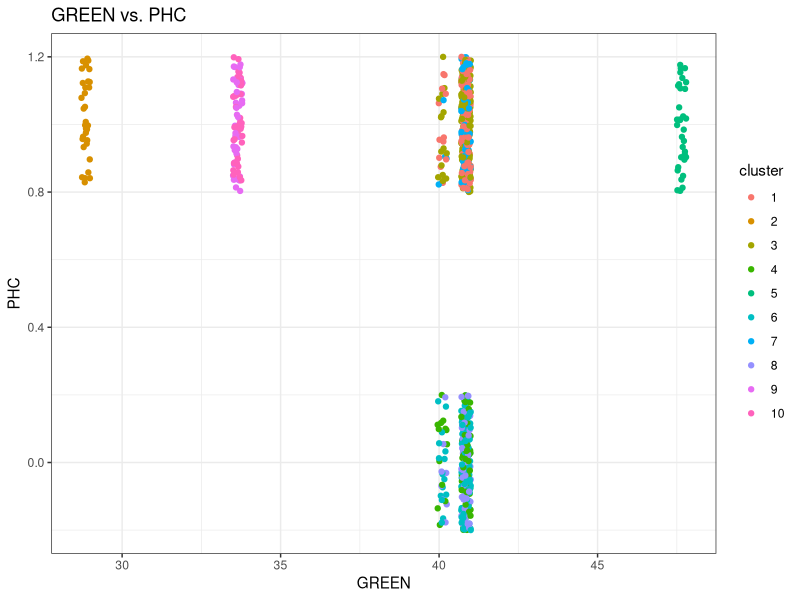
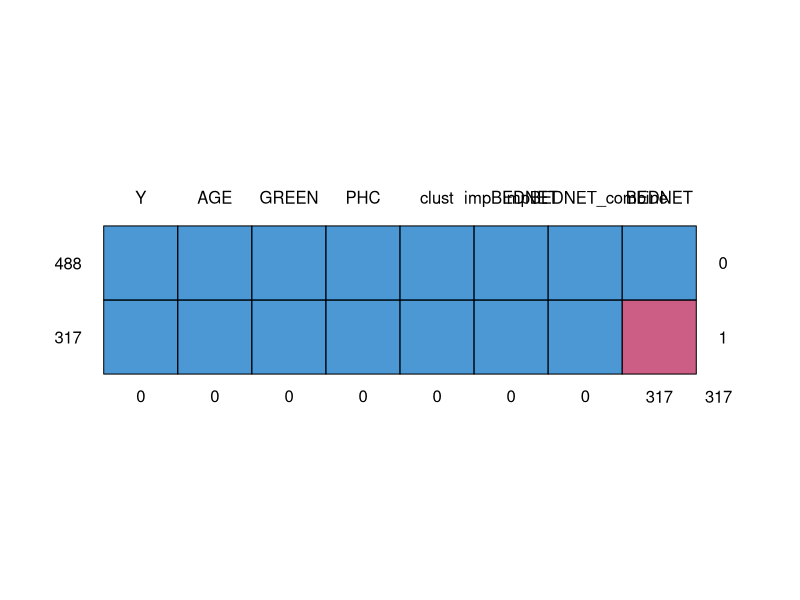

Write the R code that produced these figures, in order.
## ---- chunk 1
knitr::opts_chunk$set(fig.width=5, fig.height=3) 
library(mice)
library(dplyr)
library(knitr)
library(ggplot2)
library(cluster)
#read in the data set
gambia <-read.csv("gambiaMissing.csv")
## ---- chunk 2
code4kids <- NULL
for( i in 1:100) {
  gambia <-read.csv("gambiaMissing.csv")
  g_cluster <- kmeans(gambia[,-c(1,3)], 10, nstart = 20)
  gambia$clust <- g_cluster$cluster #add a column with clusters
  gambia <- gambia %>% group_by(clust) %>% mutate(impBEDNET = as.numeric((mean(BEDNET, na.rm = T) >= 0.5))) %>% group_by(clust) %>% mutate(impBEDNET_combine = ifelse(is.na(BEDNET), as.numeric((mean(BEDNET, na.rm = T) >= 0.5)), BEDNET))
  ind = which(!is.na(gambia$BEDNET))
  
    #Split into training and test
    training = sample_frac(gambia, .7) #Split into a training
    training_samp = as.numeric(row.names(training))
    test = gambia[-training_samp, ] #Get the test set
  
  TrMC = glm(data = training, Y ~ AGE + GREEN + PHC + impBEDNET_combine, family = "binomial")
  pred.val.c = round(predict(TrMC, test, type = "response"))
  code4kids <- rbind(code4kids, mean(test$Y == pred.val.c))
}

## ---- chunk 3
#clustering graph
ggplot(gambia, aes(jitter(GREEN), jitter(PHC), color = as.factor(g_cluster$cluster))) + xlab("GREEN") + ylab("PHC") + geom_point() + ggtitle("GREEN vs. PHC") + labs(color='cluster') + theme_bw()

## ---- chunk 4
sum(is.na(gambia$BEDNET))/nrow(gambia) #More diagnostics; just checking missing
#data 
for (col in 1:ncol(gambia)){
  print(sum(is.na(gambia[, col]))/nrow(gambia))
}
md.pattern(gambia)
FirstRun = mice(data = gambia, m = 5, meth = "pmm", maxit = 5, printFlag = F) #First imputation
Bednet_Imputations = FirstRun$imp$BEDNET #Get the imputed columns


## ---- chunk 5
#Impute data, fit model, generate parameter estimates 
TEST_ACCURACY <- NULL
for(i in 1:100) {
  FirstRun = mice(data = gambia, m = 5, meth = "pmm", maxit = 5, printFlag = F) #First imputation
  Bednet_Imputations = FirstRun$imp$BEDNET
  #Append imputed columns to the gambia data set
  gambia$Imp1 = gambia$BEDNET
  gambia$Imp1[-ind] = Bednet_Imputations[,1]
  
  gambia$Imp2 = gambia$BEDNET
  gambia$Imp2[-ind] = Bednet_Imputations[,2]
  
  gambia$Imp3 = gambia$BEDNET
  gambia$Imp3[-ind] = Bednet_Imputations[,3]
  
  gambia$Imp4 = gambia$BEDNET
  gambia$Imp4[-ind] = Bednet_Imputations[,4]
  
  gambia$Imp5 = gambia$BEDNET
  gambia$Imp5[-ind] = Bednet_Imputations[,5]
  
  
  #Split into training and test
  training = sample_frac(gambia, .7) #Split into a training
  training_samp = as.numeric(row.names(training))
  test = gambia[-training_samp, ] #Get the test set
  #Construct 5 models on the training data
  TrM1 = glm(data = training, Y ~ AGE + GREEN + PHC + Imp1, family = "binomial")
  TrM2 = glm(data = training, Y ~ AGE + GREEN + PHC + Imp2, family = "binomial")
  TrM3 = glm(data = training, Y ~ AGE + GREEN + PHC + Imp3, family = "binomial")
  TrM4 = glm(data = training, Y ~ AGE + GREEN + PHC + Imp4, family = "binomial")
  TrM5 = glm(data = training, Y ~ AGE + GREEN + PHC + Imp5, family = "binomial")
  
  #Need to predict
  pred.val.1 = round(predict(TrM1, test, type = "response"))
  pred.val.2 = round(predict(TrM2, test, type = "response"))
  pred.val.3 = round(predict(TrM3, test, type = "response"))
  pred.val.4 = round(predict(TrM4, test, type = "response"))
  pred.val.5 = round(predict(TrM5, test, type = "response"))
  
  y_true <- test$Y
TEST_ACCURACY <- rbind(TEST_ACCURACY, c(mean(y_true == pred.val.1), mean(y_true == pred.val.2), mean(y_true == pred.val.3), mean(y_true == pred.val.4), mean(y_true == pred.val.5)))  
}

apply(TEST_ACCURACY, 2, mean)
## ---- chunk 6
TEST_ACCURACY2 <- NULL
for(i in 1:100) {
  FirstRun2 = mice(data = gambia, m = 5, meth = "norm", maxit = 5, printFlag = F) #First imputation
  Bednet_Imputations2 = FirstRun2$imp$BEDNET
  #Append imputed columns to the gambia data set
  gambia$Imp11 = gambia$BEDNET
  gambia$Imp11[-ind] = Bednet_Imputations2[,1]
  
  gambia$Imp21 = gambia$BEDNET
  gambia$Imp21[-ind] = Bednet_Imputations2[,2]
  
  gambia$Imp31 = gambia$BEDNET
  gambia$Imp31[-ind] = Bednet_Imputations2[,3]
  
  gambia$Imp41 = gambia$BEDNET
  gambia$Imp41[-ind] = Bednet_Imputations2[,4]
  
  gambia$Imp51 = gambia$BEDNET
  gambia$Imp51[-ind] = Bednet_Imputations2[,5]
  
  
  #Split into training and test
  training2 = sample_frac(gambia, .7) #Split into a training
  training_samp2 = as.numeric(row.names(training))
  test2 = gambia[-training_samp2, ] #Get the test set
  #Construct 5 models on the training data
  TrM12 = glm(data = training2, Y ~ AGE + GREEN + PHC + Imp11, family = "binomial")
  TrM22 = glm(data = training2, Y ~ AGE + GREEN + PHC + Imp21, family = "binomial")
  TrM32 = glm(data = training2, Y ~ AGE + GREEN + PHC + Imp31, family = "binomial")
  TrM42 = glm(data = training2, Y ~ AGE + GREEN + PHC + Imp41, family = "binomial")
  TrM52 = glm(data = training2, Y ~ AGE + GREEN + PHC + Imp51, family = "binomial")
  
  #Need to predict
  pred.val.11 = round(predict(TrM12, test2, type = "response"))
  pred.val.21 = round(predict(TrM22, test2, type = "response"))
  pred.val.31 = round(predict(TrM32, test2, type = "response"))
  pred.val.41 = round(predict(TrM42, test2, type = "response"))
  pred.val.51 = round(predict(TrM52, test2, type = "response"))
  
  y_true <- test$Y
TEST_ACCURACY2 <- rbind(TEST_ACCURACY2, c(mean(y_true == pred.val.11), mean(y_true == pred.val.21), mean(y_true == pred.val.31), mean(y_true == pred.val.41), mean(y_true == pred.val.51)))  
}

apply(TEST_ACCURACY2, 2, mean)
